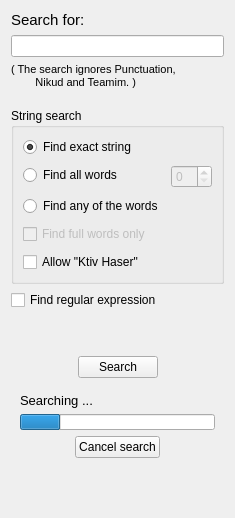
         <widget class="QWidget" name="searchTab">
          <property name="layoutDirection">
           <enum>Qt::LeftToRight</enum>
          </property>
          <attribute name="icon">
           <iconset resource="Orayta.qrc">
            <normaloff>:/Icons/search.png</normaloff>:/Icons/search.png</iconset>
          </attribute>
          <attribute name="title">
           <string>Search</string>
          </attribute>
          <layout class="QVBoxLayout" name="verticalLayout_13">
           <item>
            <widget class="QLabel" name="label_10">
             <property name="font">
              <font>
               <pointsize>11</pointsize>
              </font>
             </property>
             <property name="text">
              <string>Search for:</string>
             </property>
            </widget>
           </item>
           <item>
            <widget class="QLineEdit" name="searchInBooksLine"/>
           </item>
           <item>
            <widget class="QLabel" name="label_2">
             <property name="font">
              <font>
               <pointsize>8</pointsize>
              </font>
             </property>
             <property name="text">
              <string>( The search ignores Punctuation,
        Nikud and Teamim. )
</string>
             </property>
             <property name="wordWrap">
              <bool>true</bool>
             </property>
            </widget>
           </item>
           <item>
            <widget class="QGroupBox" name="groupBox">
             <property name="font">
              <font>
               <pointsize>9</pointsize>
              </font>
             </property>
             <property name="title">
              <string>String search</string>
             </property>
             <layout class="QVBoxLayout" name="verticalLayout_4">
              <property name="spacing">
               <number>8</number>
              </property>
              <item>
               <layout class="QFormLayout" name="formLayout">
                <property name="fieldGrowthPolicy">
                 <enum>QFormLayout::FieldsStayAtSizeHint</enum>
                </property>
                <item row="0" column="0">
                 <widget class="QRadioButton" name="radioButton_3">
                  <property name="text">
                   <string>Find exact string</string>
                  </property>
                  <property name="checked">
                   <bool>true</bool>
                  </property>
                 </widget>
                </item>
                <item row="1" column="0">
                 <widget class="QRadioButton" name="radioButton_2">
                  <property name="sizePolicy">
                   <sizepolicy hsizetype="Fixed" vsizetype="Fixed">
                    <horstretch>0</horstretch>
                    <verstretch>0</verstretch>
                   </sizepolicy>
                  </property>
                  <property name="font">
                   <font>
                    <pointsize>9</pointsize>
                   </font>
                  </property>
                  <property name="text">
                   <string>Find all words</string>
                  </property>
                  <property name="checked">
                   <bool>false</bool>
                  </property>
                 </widget>
                </item>
                <item row="1" column="1">
                 <widget class="QSpinBox" name="spinBox">
                  <property name="enabled">
                   <bool>false</bool>
                  </property>
                  <property name="minimumSize">
                   <size>
                    <width>0</width>
                    <height>0</height>
                   </size>
                  </property>
                  <property name="toolTip">
                   <string>spacing (in words)</string>
                  </property>
                 </widget>
                </item>
                <item row="2" column="0">
                 <widget class="QRadioButton" name="radioButton">
                  <property name="font">
                   <font>
                    <pointsize>9</pointsize>
                   </font>
                  </property>
                  <property name="text">
                   <string>Find any of the words</string>
                  </property>
                 </widget>
                </item>
               </layout>
              </item>
              <item>
               <widget class="QCheckBox" name="fullCheckBox">
                <property name="enabled">
                 <bool>false</bool>
                </property>
                <property name="font">
                 <font>
                  <pointsize>9</pointsize>
                 </font>
                </property>
                <property name="text">
                 <string>Find full words only</string>
                </property>
               </widget>
              </item>
              <item>
               <widget class="QCheckBox" name="fuzzyCheckBox">
                <property name="font">
                 <font>
                  <pointsize>9</pointsize>
                 </font>
                </property>
                <property name="text">
                 <string>Allow &quot;Ktiv Haser&quot;</string>
                </property>
                <property name="tristate">
                 <bool>false</bool>
                </property>
               </widget>
              </item>
             </layout>
            </widget>
           </item>
           <item>
            <widget class="QCheckBox" name="regexpCheckBox">
             <property name="font">
              <font>
               <pointsize>9</pointsize>
              </font>
             </property>
             <property name="text">
              <string>Find regular expression</string>
             </property>
            </widget>
           </item>
           <item>
            <spacer name="verticalSpacer_2">
             <property name="orientation">
              <enum>Qt::Vertical</enum>
             </property>
             <property name="sizeType">
              <enum>QSizePolicy::Preferred</enum>
             </property>
             <property name="sizeHint" stdset="0">
              <size>
               <width>20</width>
               <height>40</height>
              </size>
             </property>
            </spacer>
           </item>
           <item>
            <layout class="QHBoxLayout" name="horizontalLayout">
             <property name="spacing">
              <number>1</number>
             </property>
             <item>
              <spacer name="horizontalSpacer_10">
               <property name="orientation">
                <enum>Qt::Horizontal</enum>
               </property>
               <property name="sizeHint" stdset="0">
                <size>
                 <width>40</width>
                 <height>20</height>
                </size>
               </property>
              </spacer>
             </item>
             <item>
              <widget class="QPushButton" name="SearchInBooksBTN">
               <property name="text">
                <string>Search</string>
               </property>
              </widget>
             </item>
             <item>
              <spacer name="horizontalSpacer_11">
               <property name="orientation">
                <enum>Qt::Horizontal</enum>
               </property>
               <property name="sizeHint" stdset="0">
                <size>
                 <width>40</width>
                 <height>20</height>
                </size>
               </property>
              </spacer>
             </item>
            </layout>
           </item>
           <item>
            <widget class="QFrame" name="pbarbox">
             <property name="layoutDirection">
              <enum>Qt::LeftToRight</enum>
             </property>
             <layout class="QVBoxLayout" name="pbarlayout">
              <property name="topMargin">
               <number>9</number>
              </property>
              <item>
               <widget class="QLabel" name="label_11">
                <property name="font">
                 <font>
                  <pointsize>10</pointsize>
                 </font>
                </property>
                <property name="text">
                 <string>Searching ...</string>
                </property>
               </widget>
              </item>
              <item>
               <widget class="QProgressBar" name="progressBar">
                <property name="maximumSize">
                 <size>
                  <width>16777215</width>
                  <height>16</height>
                 </size>
                </property>
                <property name="baseSize">
                 <size>
                  <width>200</width>
                  <height>0</height>
                 </size>
                </property>
                <property name="value">
                 <number>21</number>
                </property>
                <property name="textVisible">
                 <bool>false</bool>
                </property>
               </widget>
              </item>
              <item>
               <layout class="QHBoxLayout" name="horizontalLayout_9">
                <property name="spacing">
                 <number>1</number>
                </property>
                <item>
                 <spacer name="horizontalSpacer_12">
                  <property name="orientation">
                   <enum>Qt::Horizontal</enum>
                  </property>
                  <property name="sizeHint" stdset="0">
                   <size>
                    <width>40</width>
                    <height>20</height>
                   </size>
                  </property>
                 </spacer>
                </item>
                <item>
                 <widget class="QPushButton" name="cancelSearchBTN">
                  <property name="text">
                   <string>Cancel search</string>
                  </property>
                 </widget>
                </item>
                <item>
                 <spacer name="horizontalSpacer_13">
                  <property name="orientation">
                   <enum>Qt::Horizontal</enum>
                  </property>
                  <property name="sizeHint" stdset="0">
                   <size>
                    <width>40</width>
                    <height>20</height>
                   </size>
                  </property>
                 </spacer>
                </item>
               </layout>
              </item>
             </layout>
            </widget>
           </item>
           <item>
            <spacer name="verticalSpacer_3">
             <property name="orientation">
              <enum>Qt::Vertical</enum>
             </property>
             <property name="sizeHint" stdset="0">
              <size>
               <width>20</width>
               <height>40</height>
              </size>
             </property>
            </spacer>
           </item>
          </layout>
         </widget>
